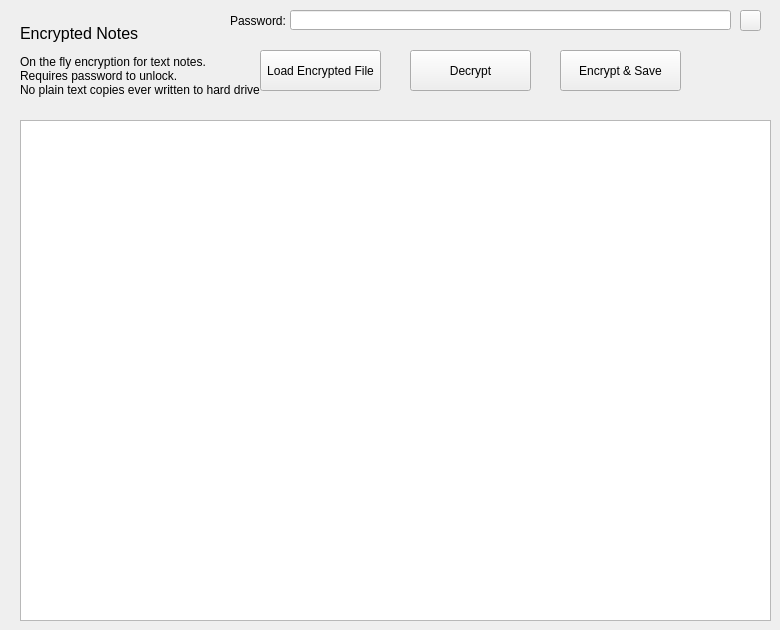
    <widget class="QWidget" name="tab_8">
     <attribute name="title">
      <string>Encrypted Notes</string>
     </attribute>
     <widget class="QLabel" name="label_33">
      <property name="geometry">
       <rect>
        <x>20</x>
        <y>10</y>
        <width>741</width>
        <height>101</height>
       </rect>
      </property>
      <property name="text">
       <string>&lt;html&gt;&lt;head/&gt;&lt;body&gt;&lt;p&gt;&lt;span style=&quot; font-size:12pt;&quot;&gt;Encrypted Notes&lt;/span&gt;&lt;/p&gt;&lt;p&gt;On the fly encryption for text notes.&lt;br&gt;Requires password to unlock.&lt;br&gt;No plain text copies ever written to hard drive&lt;/p&gt;&lt;/body&gt;&lt;/html&gt;</string>
      </property>
     </widget>
     <widget class="QTextEdit" name="textEdit_9">
      <property name="geometry">
       <rect>
        <x>20</x>
        <y>120</y>
        <width>751</width>
        <height>501</height>
       </rect>
      </property>
     </widget>
     <widget class="QLabel" name="label_34">
      <property name="geometry">
       <rect>
        <x>230</x>
        <y>10</y>
        <width>91</width>
        <height>21</height>
       </rect>
      </property>
      <property name="text">
       <string>Password: </string>
      </property>
     </widget>
     <widget class="QLineEdit" name="lineEdit">
      <property name="geometry">
       <rect>
        <x>290</x>
        <y>10</y>
        <width>441</width>
        <height>20</height>
       </rect>
      </property>
      <property name="echoMode">
       <enum>QLineEdit::Password</enum>
      </property>
     </widget>
     <widget class="QPushButton" name="pushButton_10">
      <property name="geometry">
       <rect>
        <x>260</x>
        <y>50</y>
        <width>121</width>
        <height>41</height>
       </rect>
      </property>
      <property name="text">
       <string>Load Encrypted File</string>
      </property>
     </widget>
     <widget class="QPushButton" name="pushButton_13">
      <property name="geometry">
       <rect>
        <x>410</x>
        <y>50</y>
        <width>121</width>
        <height>41</height>
       </rect>
      </property>
      <property name="text">
       <string>Decrypt</string>
      </property>
     </widget>
     <widget class="QPushButton" name="pushButton_14">
      <property name="geometry">
       <rect>
        <x>560</x>
        <y>50</y>
        <width>121</width>
        <height>41</height>
       </rect>
      </property>
      <property name="text">
       <string>Encrypt &amp;&amp; Save</string>
      </property>
     </widget>
     <widget class="QPushButton" name="pushButton_15">
      <property name="geometry">
       <rect>
        <x>740</x>
        <y>10</y>
        <width>21</width>
        <height>21</height>
       </rect>
      </property>
      <property name="autoFillBackground">
       <bool>true</bool>
      </property>
      <property name="styleSheet">
       <string notr="true"/>
      </property>
      <property name="text">
       <string/>
      </property>
      <property name="icon">
       <iconset resource="resources.qrc">
        <normaloff>:/images/eye.png</normaloff>
        <normalon>:/images/eye.png</normalon>:/images/eye.png</iconset>
      </property>
     </widget>
    </widget>
